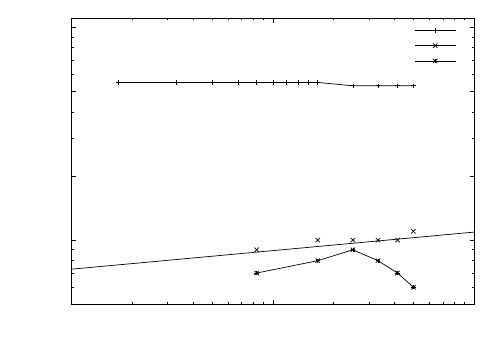

This figure's gnuplot source:
#!/usr/bin/gnuplot -persist
#set term x11
set term epslatex solid
set output 'H_T.tex'
set logscale x
set xlabel '$T$ (hr)'
set xrange [0.01:1.0]
#set xtics add (0.5,1.5,2.0)
#set xtics add ("" 1.1 1,"" 1.2 1,"" 1.3 1,"" 1.4 1,"" 1.5 1,"" 1.6 1,"" 1.7 1,"" 1.8 1,"" 1.9 1)
set logscale y
set ylabel offset 2,0 'H (m)'
set yrange [0.05:1.1]
set ytics add (0.05,0.2,0.5)
set style line 1 lt 1 pt 1 ps 1 lw 2
set style line 2 lt 2 pt 2 ps 1 lw 2
set style line 3 lt 3 pt 3 ps 1 lw 2
set style line 4 lt 4 pt 4 ps 1 lw 2
set style line 5 lt 5 pt 5 ps 1 lw 2
set style line 6 lt 7 pt 7 ps 1 lw 2
set style line 7 lt 8 pt 8 ps 1 lw 2
set style line 8 lt 9 pt 9 ps 1 lw 2
set style line 9 lt 10 pt 10 ps 1 lw 2
set style line 10 lt 11 pt 11 ps 1 lw 2
plot \
     'H_T.dat' u 1:2 notitle w lp ls 1, \
     1/0 t 'Filter 1 (Fine): Unable to suggest relation' w lp ls 1, \
     'H_T.dat' u 3:4 notitle w p ls 2, \
     0.109*x**0.087 notitle w l ls 2, \
     1/0 t 'Filter 2 (Coarse): $H=0.109T^{0.087}$, R$^2$=0.74' w lp ls 2, \
     'H_T.dat' u 3:5 notitle w lp ls 3, \
     1/0 t 'Filter 3 (Mixed): Unable to suggest relation' w lp ls 3
